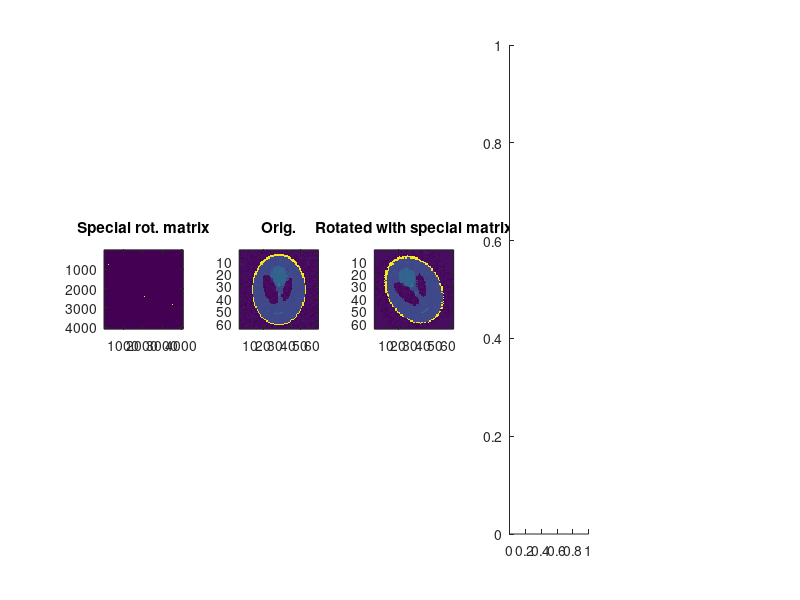

MATLAB code for this plot: (Note: this script raises an error after producing the figure.)
%chatGPT generated

% Create an NxN grayscale image
N = 64; % You can set this to any value you want
I = phantom(N)+randn(N,N)*0.01;

% Define the rotation angle
theta = 30 * pi / 180; % 30 degrees in radians

% Calculate the coordinates of the center of the image
center = size(I) / 2 + 0.5;

% Initialize an NxN rotation matrix
R = zeros(N*N, N*N);

% Loop over each pixel in the output image
for i = 1:N*N
    % Calculate the row and column indices of the pixel in the output image
    [out_row, out_col] = ind2sub([N, N], i);
    
    % Calculate the coordinates relative to the center of the image
    x = out_col - center(2);
    y = center(1) - out_row;
    
    % Apply the rotation transformation
    x_rot = cos(theta) * x + sin(theta) * y;
    y_rot = -sin(theta) * x + cos(theta) * y;
    
    % Shift the coordinates back to the original system
    in_col = round(x_rot + center(2));
    in_row = round(center(1) - y_rot);
    
    % If the coordinates are outside the bounds of the image, skip this pixel
    if in_row < 1 || in_row > N || in_col < 1 || in_col > N
        continue;
    end
    
    % Calculate the linear index of the input pixel
    in_idx = sub2ind([N, N], in_row, in_col);
    
    % Set the corresponding entry in the rotation matrix to 1
    R(i, in_idx) = 1;
end

% Vectorize the image
I_vec = I(:);

% Apply the rotation
I_rot_vec = R * I_vec;

% Reshape the vectorized rotated image back into a matrix
I_rot = reshape(I_rot_vec, [N, N]);


%% 

figure;
subplot(151);
imagesc(R); 
title('Special rot. matrix');pbaspect([1 1 1]);
subplot(152);
imagesc(I);title('Orig.');pbaspect([1 1 1]);
subplot(153);
imagesc(I_rot);title('Rotated with special matrix');pbaspect([1 1 1]);

subplot(154);
imagesc(imrotate(I,rad2deg(theta),'crop'));title('Rotated with imrotate');pbaspect([1 1 1]);

subplot(155);
imagesc( imrotate(I,rad2deg(theta),'crop') - I_rot);colorbar;pbaspect([1 1 1]);
colormap('gray');

